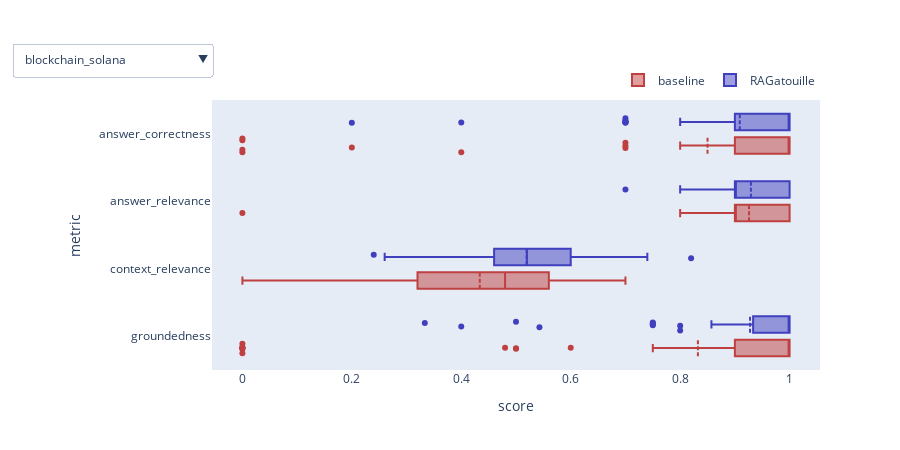

Notebook cell for this chart:
### Code cell
tru_analysis.box_plot_by_dataset("results.parquet")

### Figure 1 — Plotly figure (JSON) as saved in the notebook; plotly's stock layout.template omitted (floating-point values rounded to 4 significant figures; data arrays with more than 128 entries replaced by an {"elided": "..."} marker saying what was removed)
{"data": [{"boxmean": true, "jitter": 1, "marker": {"color": "hsl(0.0,50%,50%)"}, "name": "baseline", "orientation": "h", "type": "box", "visible": true, "x": {"elided": "232 float values"}, "y": {"elided": "232 str values"}}, {"boxmean": true, "jitter": 1, "marker": {"color": "hsl(120.0,50%,50%)"}, "name": "colbert_cassio_d_256_q_dynamic", "orientation": "h", "type": "box", "visible": true, "x": [], "y": []}, {"boxmean": true, "jitter": 1, "marker": {"color": "hsl(240.0,50%,50%)"}, "name": "RAGatouille", "orientation": "h", "type": "box", "visible": true, "x": {"elided": "232 float values"}, "y": {"elided": "232 str values"}}, {"boxmean": true, "jitter": 1, "marker": {"color": "hsl(0.0,50%,50%)"}, "name": "baseline", "orientation": "h", "type": "box", "visible": false, "x": {"elided": "400 float values"}, "y": {"elided": "400 str values"}}, {"boxmean": true, "jitter": 1, "marker": {"color": "hsl(120.0,50%,50%)"}, "name": "colbert_cassio_d_256_q_dynamic", "orientation": "h", "type": "box", "visible": false, "x": {"elided": "400 float values"}, "y": {"elided": "400 str values"}}, {"boxmean": true, "jitter": 1, "marker": {"color": "hsl(240.0,50%,50%)"}, "name": "RAGatouille", "orientation": "h", "type": "box", "visible": false, "x": {"elided": "400 float values"}, "y": {"elided": "400 str values"}}, {"boxmean": true, "jitter": 1, "marker": {"color": "hsl(0.0,50%,50%)"}, "name": "baseline", "orientation": "h", "type": "box", "visible": false, "x": {"elided": "1264 float values"}, "y": {"elided": "1264 str values"}}, {"boxmean": true, "jitter": 1, "marker": {"color": "hsl(120.0,50%,50%)"}, "name": "colbert_cassio_d_256_q_dynamic", "orientation": "h", "type": "box", "visible": false, "x": [], "y": []}, {"boxmean": true, "jitter": 1, "marker": {"color": "hsl(240.0,50%,50%)"}, "name": "RAGatouille", "orientation": "h", "type": "box", "visible": false, "x": {"elided": "1260 float values"}, "y": {"elided": "1260 str values"}}, {"boxmean": true, "jitter": 1, "marker": {"color": "hsl(0.0,50%,50%)"}, "name": "baseline", "orientation": "h", "type": "box", "visible": false, "x": {"elided": "1104 float values"}, "y": {"elided": "1104 str values"}}, {"boxmean": true, "jitter": 1, "marker": {"color": "hsl(120.0,50%,50%)"}, "name": "colbert_cassio_d_256_q_dynamic", "orientation": "h", "type": "box", "visible": false, "x": [], "y": []}, {"boxmean": true, "jitter": 1, "marker": {"color": "hsl(240.0,50%,50%)"}, "name": "RAGatouille", "orientation": "h", "type": "box", "visible": false, "x": {"elided": "1104 float values"}, "y": {"elided": "1104 str values"}}, {"boxmean": true, "jitter": 1, "marker": {"color": "hsl(0.0,50%,50%)"}, "name": "baseline", "orientation": "h", "type": "box", "visible": false, "x": {"elided": "640 float values"}, "y": {"elided": "640 str values"}}, {"boxmean": true, "jitter": 1, "marker": {"color": "hsl(120.0,50%,50%)"}, "name": "colbert_cassio_d_256_q_dynamic", "orientation": "h", "type": "box", "visible": false, "x": [], "y": []}, {"boxmean": true, "jitter": 1, "marker": {"color": "hsl(240.0,50%,50%)"}, "name": "RAGatouille", "orientation": "h", "type": "box", "visible": false, "x": {"elided": "640 float values"}, "y": {"elided": "640 str values"}}, {"boxmean": true, "jitter": 1, "marker": {"color": "hsl(0.0,50%,50%)"}, "name": "baseline", "orientation": "h", "type": "box", "visible": false, "x": {"elided": "400 float values"}, "y": {"elided": "400 str values"}}, {"boxmean": true, "jitter": 1, "marker": {"color": "hsl(120.0,50%,50%)"}, "name": "colbert_cassio_d_256_q_dynamic", "orientation": "h", "type": "box", "visible": false, "x": [], "y": []}, {"boxmean": true, "jitter": 1, "marker": {"color": "hsl(240.0,50%,50%)"}, "name": "RAGatouille", "orientation": "h", "type": "box", "visible": false, "x": {"elided": "400 float values"}, "y": {"elided": "400 str values"}}, {"boxmean": true, "jitter": 1, "marker": {"color": "hsl(0.0,50%,50%)"}, "name": "baseline", "orientation": "h", "type": "box", "visible": false, "x": {"elided": "780 float values"}, "y": {"elided": "780 str values"}}, {"boxmean": true, "jitter": 1, "marker": {"color": "hsl(120.0,50%,50%)"}, "name": "colbert_cassio_d_256_q_dynamic", "orientation": "h", "type": "box", "visible": false, "x": [], "y": []}, {"boxmean": true, "jitter": 1, "marker": {"color": "hsl(240.0,50%,50%)"}, "name": "RAGatouille", "orientation": "h", "type": "box", "visible": false, "x": {"elided": "780 float values"}, "y": {"elided": "780 str values"}}, {"boxmean": true, "jitter": 1, "marker": {"color": "hsl(0.0,50%,50%)"}, "name": "baseline", "orientation": "h", "type": "box", "visible": false, "x": [1, 1, 1, 1, 1, 1, 1, 0, 1, 1, 0.4, 1, 0.8333, 1, 1, 1, 1, 0.8571, 1, 0.9727, 1, 1, 0, 1, 0.62, 0.82, 0.96, 0.44, 0.64, 0.88, 0.84, 0.24, 0.74, 0.86, 0.9, 0.64, 0.54, 0.9, 0.82, 0.74, 0.6, 0.8, 0.44, 0.56, 0.64, 0.9, 0.38, 0.66, 1, 0.9, 1, 1, 1, 1, 1, 1, 1, 1, 1, 1, 1, 1, 1, 1, 1, 1, 0.9, 0.9, 1, 1, 0, 0.9, 1, 0.7, 1, 1, 0.9, 0.9, 1, 1, 1, 1, 0.7, 0.9, 0.7, 1, 1, 0.7, 1, 0.5, 1, 0.7, 0.7, null, 1, 0.7], "y": ["groundedness", "groundedness", "groundedness", "groundedness", "groundedness", "groundedness", "groundedness", "groundedness", "groundedness", "groundedness", "groundedness", "groundedness", "groundedness", "groundedness", "groundedness", "groundedness", "groundedness", "groundedness", "groundedness", "groundedness", "groundedness", "groundedness", "groundedness", "groundedness", "context_relevance", "context_relevance", "context_relevance", "context_relevance", "context_relevance", "context_relevance", "context_relevance", "context_relevance", "context_relevance", "context_relevance", "context_relevance", "context_relevance", "context_relevance", "context_relevance", "context_relevance", "context_relevance", "context_relevance", "context_relevance", "context_relevance", "context_relevance", "context_relevance", "context_relevance", "context_relevance", "context_relevance", "answer_relevance", "answer_relevance", "answer_relevance", "answer_relevance", "answer_relevance", "answer_relevance", "answer_relevance", "answer_relevance", "answer_relevance", "answer_relevance", "answer_relevance", "answer_relevance", "answer_relevance", "answer_relevance", "answer_relevance", "answer_relevance", "answer_relevance", "answer_relevance", "answer_relevance", "answer_relevance", "answer_relevance", "answer_relevance", "answer_relevance", "answer_relevance", "answer_correctness", "answer_correctness", "answer_correctness", "answer_correctness", "answer_correctness", "answer_correctness", "answer_correctness", "answer_correctness", "answer_correctness", "answer_correctness", "answer_correctness", "answer_correctness", "answer_correctness", "answer_correctness", "answer_correctness", "answer_correctness", "answer_correctness", "answer_correctness", "answer_correctness", "answer_correctness", "answer_correctness", "answer_correctness", "answer_correctness", "answer_correctness"]}, {"boxmean": true, "jitter": 1, "marker": {"color": "hsl(120.0,50%,50%)"}, "name": "colbert_cassio_d_256_q_dynamic", "orientation": "h", "type": "box", "visible": false, "x": [], "y": []}, {"boxmean": true, "jitter": 1, "marker": {"color": "hsl(240.0,50%,50%)"}, "name": "RAGatouille", "orientation": "h", "type": "box", "visible": false, "x": [0, 1, 1, 1, 0.1667, 0.8, 1, 1, 1, 1, 1, 1, 0.75, 1, 0.9, 1, 1, 1, 1, 0.8889, 1, 1, 0.5, 0.75, 0.46, 0.44, 0.94, 0.24, 0.72, 0.82, 0.68, 0.36, 0.92, 0.88, 0.9, 0.82, 0.68, 0.76, 0.24, 0.46, 0.36, 0.44, 0.64, 0.56, 0.74, 0.84, 0.28, 0.42, 1, 1, 1, 1, 1, 1, 0.9, 0.9, 1, 1, 1, 1, 1, 1, 0.8, 0.9, 0.8, 1, 0.9, 0.9, 1, 1, 0.9, 0.9, 1, 1, 1, 1, 0.9, 0.7, 1, 0.1, 1, 1, 0.7, 0.9, 0.8, 0.8, 0.2, 1, 0.2, 0.5, 0.5, 0.8, 0.7, 1, 1, 0.7], "y": ["groundedness", "groundedness", "groundedness", "groundedness", "groundedness", "groundedness", "groundedness", "groundedness", "groundedness", "groundedness", "groundedness", "groundedness", "groundedness", "groundedness", "groundedness", "groundedness", "groundedness", "groundedness", "groundedness", "groundedness", "groundedness", "groundedness", "groundedness", "groundedness", "context_relevance", "context_relevance", "context_relevance", "context_relevance", "context_relevance", "context_relevance", "context_relevance", "context_relevance", "context_relevance", "context_relevance", "context_relevance", "context_relevance", "context_relevance", "context_relevance", "context_relevance", "context_relevance", "context_relevance", "context_relevance", "context_relevance", "context_relevance", "context_relevance", "context_relevance", "context_relevance", "context_relevance", "answer_relevance", "answer_relevance", "answer_relevance", "answer_relevance", "answer_relevance", "answer_relevance", "answer_relevance", "answer_relevance", "answer_relevance", "answer_relevance", "answer_relevance", "answer_relevance", "answer_relevance", "answer_relevance", "answer_relevance", "answer_relevance", "answer_relevance", "answer_relevance", "answer_relevance", "answer_relevance", "answer_relevance", "answer_relevance", "answer_relevance", "answer_relevance", "answer_correctness", "answer_correctness", "answer_correctness", "answer_correctness", "answer_correctness", "answer_correctness", "answer_correctness", "answer_correctness", "answer_correctness", "answer_correctness", "answer_correctness", "answer_correctness", "answer_correctness", "answer_correctness", "answer_correctness", "answer_correctness", "answer_correctness", "answer_correctness", "answer_correctness", "answer_correctness", "answer_correctness", "answer_correctness", "answer_correctness", "answer_correctness"]}, {"boxmean": true, "jitter": 1, "marker": {"color": "hsl(0.0,50%,50%)"}, "name": "baseline", "orientation": "h", "type": "box", "visible": false, "x": {"elided": "392 float values"}, "y": {"elided": "392 str values"}}, {"boxmean": true, "jitter": 1, "marker": {"color": "hsl(120.0,50%,50%)"}, "name": "colbert_cassio_d_256_q_dynamic", "orientation": "h", "type": "box", "visible": false, "x": [], "y": []}, {"boxmean": true, "jitter": 1, "marker": {"color": "hsl(240.0,50%,50%)"}, "name": "RAGatouille", "orientation": "h", "type": "box", "visible": false, "x": {"elided": "392 float values"}, "y": {"elided": "392 str values"}}, {"boxmean": true, "jitter": 1, "marker": {"color": "hsl(0.0,50%,50%)"}, "name": "baseline", "orientation": "h", "type": "box", "visible": false, "x": {"elided": "176 float values"}, "y": {"elided": "176 str values"}}, {"boxmean": true, "jitter": 1, "marker": {"color": "hsl(120.0,50%,50%)"}, "name": "colbert_cassio_d_256_q_dynamic", "orientation": "h", "type": "box", "visible": false, "x": [], "y": []}, {"boxmean": true, "jitter": 1, "marker": {"color": "hsl(240.0,50%,50%)"}, "name": "RAGatouille", "orientation": "h", "type": "box", "visible": false, "x": {"elided": "176 float values"}, "y": {"elided": "176 str values"}}, {"boxmean": true, "jitter": 1, "marker": {"color": "hsl(0.0,50%,50%)"}, "name": "baseline", "orientation": "h", "type": "box", "visible": false, "x": {"elided": "3288 float values"}, "y": {"elided": "3288 str values"}}, {"boxmean": true, "jitter": 1, "marker": {"color": "hsl(120.0,50%,50%)"}, "name": "colbert_cassio_d_256_q_dynamic", "orientation": "h", "type": "box", "visible": false, "x": [], "y": []}, {"boxmean": true, "jitter": 1, "marker": {"color": "hsl(240.0,50%,50%)"}, "name": "RAGatouille", "orientation": "h", "type": "box", "visible": false, "x": {"elided": "3288 float values"}, "y": {"elided": "3288 str values"}}], "layout": {"boxmode": "group", "height": 450, "legend": {"orientation": "h", "x": 1, "xanchor": "right", "y": 1.02, "yanchor": "bottom"}, "updatemenus": [{"active": 0, "buttons": [{"args": [{"visible": [true, true, true, false, false, false, false, false, false, false, false, false, false, false, false, false, false, false, false, false, false, false, false, false, false, false, false, false, false, false, false, false, false]}], "label": "blockchain_solana", "method": "update"}, {"args": [{"visible": [false, false, false, true, true, true, false, false, false, false, false, false, false, false, false, false, false, false, false, false, false, false, false, false, false, false, false, false, false, false, false, false, false]}], "label": "braintrust_coda_help_desk", "method": "update"}, {"args": [{"visible": [false, false, false, false, false, false, true, true, true, false, false, false, false, false, false, false, false, false, false, false, false, false, false, false, false, false, false, false, false, false, false, false, false]}], "label": "covid_qa", "method": "update"}, {"args": [{"visible": [false, false, false, false, false, false, false, false, false, true, true, true, false, false, false, false, false, false, false, false, false, false, false, false, false, false, false, false, false, false, false, false, false]}], "label": "evaluating_llm_survey_paper", "method": "update"}, {"args": [{"visible": [false, false, false, false, false, false, false, false, false, false, false, false, true, true, true, false, false, false, false, false, false, false, false, false, false, false, false, false, false, false, false, false, false]}], "label": "history_of_alexnet", "method": "update"}, {"args": [{"visible": [false, false, false, false, false, false, false, false, false, false, false, false, false, false, false, true, true, true, false, false, false, false, false, false, false, false, false, false, false, false, false, false, false]}], "label": "llama_2_paper", "method": "update"}, {"args": [{"visible": [false, false, false, false, false, false, false, false, false, false, false, false, false, false, false, false, false, false, true, true, true, false, false, false, false, false, false, false, false, false, false, false, false]}], "label": "mini_squad_v2", "method": "update"}, {"args": [{"visible": [false, false, false, false, false, false, false, false, false, false, false, false, false, false, false, false, false, false, false, false, false, true, true, true, false, false, false, false, false, false, false, false, false]}], "label": "origin_of_covid_19", "method": "update"}, {"args": [{"visible": [false, false, false, false, false, false, false, false, false, false, false, false, false, false, false, false, false, false, false, false, false, false, false, false, true, true, true, false, false, false, false, false, false]}], "label": "patronus_ai_financebench", "method": "update"}, {"args": [{"visible": [false, false, false, false, false, false, false, false, false, false, false, false, false, false, false, false, false, false, false, false, false, false, false, false, false, false, false, true, true, true, false, false, false]}], "label": "paul_grahman_essay", "method": "update"}, {"args": [{"visible": [false, false, false, false, false, false, false, false, false, false, false, false, false, false, false, false, false, false, false, false, false, false, false, false, false, false, false, false, false, false, true, true, true]}], "label": "uber_10k", "method": "update"}], "x": 0, "xanchor": "right", "y": 1.09, "yanchor": "bottom"}], "width": 900, "xaxis": {"title": {"text": "score"}}, "yaxis": {"title": {"text": "metric"}}}}
